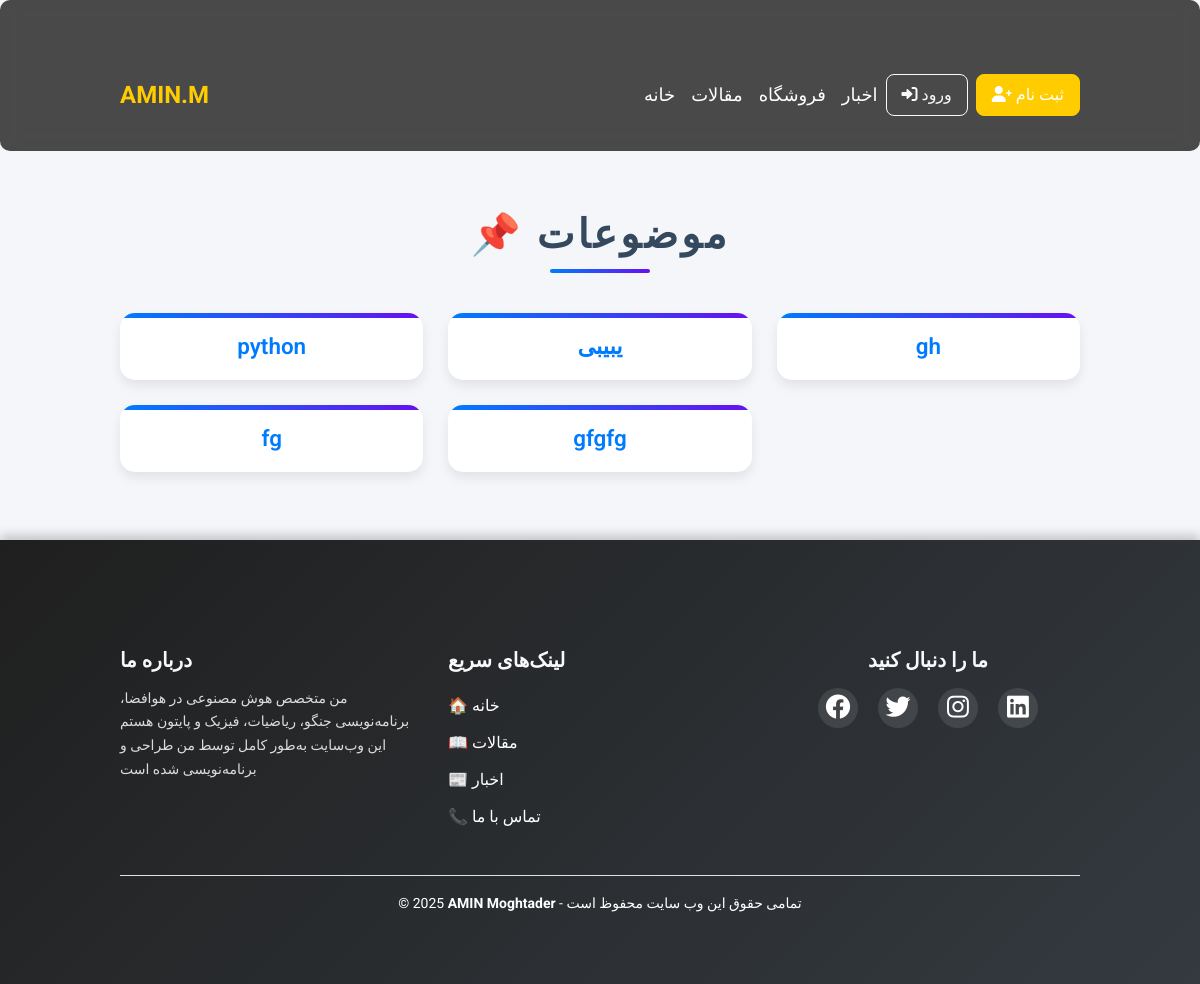
/topics, run on an earlier commit of the app's database.
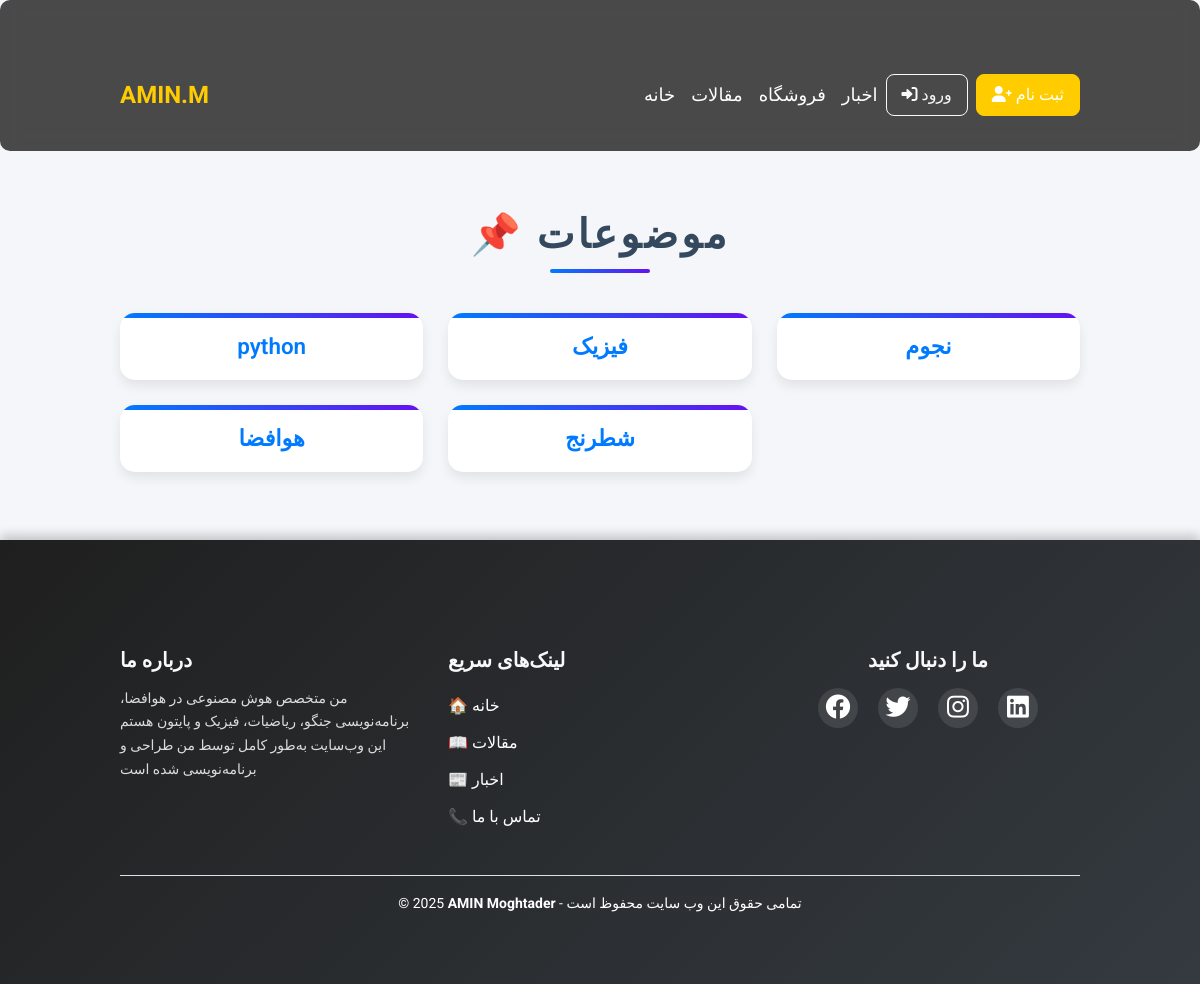
And on a later commit of the database.
### webchat/models.py (models this page shows)
class Topic(models.Model):
    text = models.CharField(max_length=200)
    date_added = models.DateTimeField(auto_now_add=True)
    def __str__(self):
        return self.text
    class Meta:
        verbose_name = "موضوع"
        verbose_name_plural = "موضوعات"

### webchat/views.py (the view)
# urls.py: path('topics',views.topics, name='topics' ),
def topics(request):
    topics = Topic.objects.order_by('date_added')
    context = {'topics' : topics}
    return render(request,'webchat/topics.html',context)

### webchat/templates/webchat/topics.html (shortened to what this page needs)
{% extends "webchat/base.html" %}
{% load static %}
{% block content %}
<div class="container">
    <h2 class="section-title">📌 موضوعات</h2>
    {% if topics %}
        <div class="topics-grid">
            {% for topic in topics %}
                <div class="topic-card">
                    <h5 class="card-title">
                        <a href="{% url 'webchat:topic' topic.id %}" class="topic-link">
                            {{ topic }}
                        </a>
                    </h5>
                </div>
            {% endfor %}
        </div>
    {% else %}
        <div class="no-topics-alert" role="alert">
            🚨 <strong>هنوز هیچ موضوعی اضافه نشده است.</strong>
        </div>
    {% endif %}
</div>
{% endblock content %}

What changed in the data, as far as the page shows it:
removed Topic: text "یبیبی"
removed Topic: text "gh"
removed Topic: text "fg"
removed Topic: text "gfgfg"
added Topic: text "فیزیک"
added Topic: text "نجوم"
added Topic: text "هوافضا"
added Topic: text "شطرنج"
